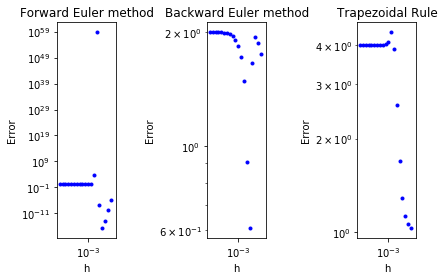

Python code for this plot:
# -*- coding: utf-8 -*-
"""
Created on Mon Jan 11 04:30:45 2021

@author: ktpss
"""

import numpy as np
import matplotlib.pyplot as plt

mu = 260
T = 2
y_0 = 4

# exact solution
def y(t):
    return 4*np.e**(-260*t) + t**3

# numerical solution
def forwardEuler(y, t, h):
    return (1-h*mu)*y + h*mu*t**3 + 3*h*t**2

def backwardEuler(y, t_i, t_j, h):
    return (y + h*mu*t_i**3 + 3*h*t_j**2) / (1 + h*mu)

def trapezoidalRule(y, t_i, t_j, h):
    return ((1 - h*mu/2)*y + (h/2)*(mu*(t_i**3+t_j**3) + 3*(t_i**2+t_j**2))) / (1 + h*mu/2)

# time steps
k = []
for kk in range(1,21):
    k.append(kk)

H = []
for a in k:
    H.append(2**(-a))


E = [[], [], []]


#fig, axs = plt.subplots(3, 2)

Rh = []
Ref = []
Reb = []
Ret = []

h1 = 0
h2 = 0
ef1 = 0
ef2 = 0
eb1 = 0
eb2 = 0
et1 = 0
et2 = 0
for h in H:


    # exact graph
    tn = np.arange(0, 2+h, h)
    yn = []
    for t in tn:
        yn.append(y(t))
    #ps, = axs[i, 0].plot(T[i], yn)
    #plt.tight_layout()
    
    # numerical graphs
    yf = [y_0]
    yb = [y_0]
    yt = [y_0]
    
    for i in range(len(tn)-1):
        yf.append(forwardEuler(yf[i], tn[i], h))
        
    for i in range(len(tn)-1):
        yb.append(backwardEuler(yb[i], tn[i], tn[i+1], h))
    
    for i in range(len(tn)-1):
        yt.append(trapezoidalRule(yt[i], tn[i], tn[i+1], h))

    # global error
    ef = []
    eb = []
    et = []
    for i in range(len(yn)):
        ef.append(np.abs(yf[i] - yn[i]))
        
    for i in range(len(yn)):
        eb.append(np.abs(yb[i] - yn[i]))
        
    for i in range(len(yn)):
        et.append(np.abs(yt[i] - yn[i]))
    
    E[0].append(np.max(ef))
    E[1].append(np.max(eb))
    E[2].append(np.max(et))
    
    
    # Ratio
    h1 = h2
    h2 = h
    ratio_h = h1/h2
    Rh.append(ratio_h)
    
    ef1 = ef2
    ef2 = np.max(ef)
    ratio_ef = ef1/ef2
    Ref.append(ratio_ef)

    eb1 = eb2
    eb2 = np.max(eb)
    ratio_eb = eb1/eb2
    Reb.append(ratio_eb)

    et1 = et2
    et2 = np.max(et)
    ratio_et = et1/et2
    Ret.append(ratio_et)

Ord = [[],[],[]]
for i in range(len(Rh)):
    Ord[0].append(np.log(Ref[i])/np.log(Rh[i]))
    Ord[1].append(np.log(Reb[i])/np.log(Rh[i]))
    Ord[2].append(np.log(Ret[i])/np.log(Rh[i]))


fig, (ax1, ax2, ax3) = plt.subplots(1, 3)
#fig.suptitle('Horizontally stacked subplots')
ax1.loglog(H, Ref, 'bo', markersize=3)
ax1.set_xlabel('h')
ax1.set_ylabel('Error')
ax1.set_title('Forward Euler method')
ax2.loglog(H, Reb, 'bo', markersize=3)
ax2.set_xlabel('h')
ax2.set_ylabel('Error')
ax2.set_title('Backward Euler method')
ax3.loglog(H, Ret, 'bo', markersize=3)
ax3.set_xlabel('h')
ax3.set_ylabel('Error')
ax3.set_title('Trapezoidal Rule')
plt.tight_layout()
